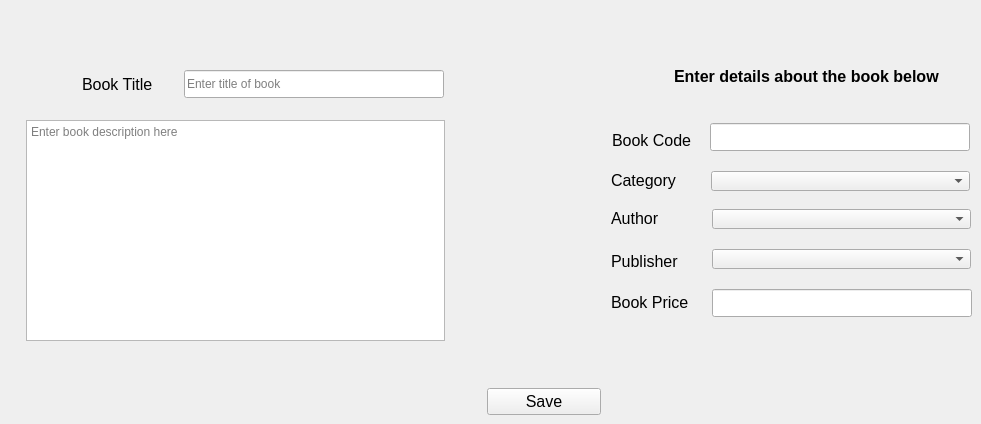
      <widget class="QWidget" name="tab_2">
       <attribute name="title">
        <string>Add New Book</string>
       </attribute>
       <widget class="QLineEdit" name="bookTitle_LEdit">
        <property name="geometry">
         <rect>
          <x>184</x>
          <y>70</y>
          <width>260</width>
          <height>28</height>
         </rect>
        </property>
        <property name="text">
         <string/>
        </property>
        <property name="placeholderText">
         <string>Enter title of book</string>
        </property>
       </widget>
       <widget class="QPushButton" name="save_NewBook">
        <property name="geometry">
         <rect>
          <x>487</x>
          <y>388</y>
          <width>114</width>
          <height>27</height>
         </rect>
        </property>
        <property name="font">
         <font>
          <family>Segoe UI</family>
          <pointsize>12</pointsize>
         </font>
        </property>
        <property name="text">
         <string>Save</string>
        </property>
       </widget>
       <widget class="QLabel" name="label_3">
        <property name="geometry">
         <rect>
          <x>82</x>
          <y>73</y>
          <width>94</width>
          <height>23</height>
         </rect>
        </property>
        <property name="font">
         <font>
          <family>Segoe UI</family>
          <pointsize>12</pointsize>
         </font>
        </property>
        <property name="text">
         <string>Book Title</string>
        </property>
       </widget>
       <widget class="QLabel" name="label_4">
        <property name="geometry">
         <rect>
          <x>612</x>
          <y>129</y>
          <width>94</width>
          <height>23</height>
         </rect>
        </property>
        <property name="font">
         <font>
          <family>Segoe UI</family>
          <pointsize>12</pointsize>
         </font>
        </property>
        <property name="text">
         <string>Book Code</string>
        </property>
       </widget>
       <widget class="QLabel" name="label_5">
        <property name="geometry">
         <rect>
          <x>611</x>
          <y>291</y>
          <width>94</width>
          <height>23</height>
         </rect>
        </property>
        <property name="font">
         <font>
          <family>Segoe UI</family>
          <pointsize>12</pointsize>
         </font>
        </property>
        <property name="text">
         <string>Book Price</string>
        </property>
       </widget>
       <widget class="QComboBox" name="categ_comboBox">
        <property name="geometry">
         <rect>
          <x>711</x>
          <y>171</y>
          <width>259</width>
          <height>20</height>
         </rect>
        </property>
        <property name="styleSheet">
         <string notr="true"/>
        </property>
        <property name="currentText">
         <string/>
        </property>
       </widget>
       <widget class="QLineEdit" name="bookCode_LEdit">
        <property name="geometry">
         <rect>
          <x>710</x>
          <y>123</y>
          <width>260</width>
          <height>28</height>
         </rect>
        </property>
       </widget>
       <widget class="QLineEdit" name="price_LEdit">
        <property name="geometry">
         <rect>
          <x>712</x>
          <y>289</y>
          <width>260</width>
          <height>28</height>
         </rect>
        </property>
       </widget>
       <widget class="QComboBox" name="author_comboBox">
        <property name="geometry">
         <rect>
          <x>712</x>
          <y>209</y>
          <width>259</width>
          <height>20</height>
         </rect>
        </property>
        <property name="styleSheet">
         <string notr="true"/>
        </property>
       </widget>
       <widget class="QComboBox" name="pub_comboBox">
        <property name="geometry">
         <rect>
          <x>712</x>
          <y>249</y>
          <width>259</width>
          <height>20</height>
         </rect>
        </property>
        <property name="styleSheet">
         <string notr="true"/>
        </property>
       </widget>
       <widget class="QLabel" name="label_6">
        <property name="geometry">
         <rect>
          <x>611</x>
          <y>250</y>
          <width>94</width>
          <height>23</height>
         </rect>
        </property>
        <property name="font">
         <font>
          <family>Segoe UI</family>
          <pointsize>12</pointsize>
         </font>
        </property>
        <property name="text">
         <string>Publisher</string>
        </property>
       </widget>
       <widget class="QLabel" name="label_7">
        <property name="geometry">
         <rect>
          <x>611</x>
          <y>207</y>
          <width>94</width>
          <height>23</height>
         </rect>
        </property>
        <property name="font">
         <font>
          <family>Segoe UI</family>
          <pointsize>12</pointsize>
         </font>
        </property>
        <property name="text">
         <string>Author</string>
        </property>
       </widget>
       <widget class="QLabel" name="label_8">
        <property name="geometry">
         <rect>
          <x>611</x>
          <y>169</y>
          <width>94</width>
          <height>23</height>
         </rect>
        </property>
        <property name="font">
         <font>
          <family>Segoe UI</family>
          <pointsize>12</pointsize>
         </font>
        </property>
        <property name="text">
         <string>Category</string>
        </property>
       </widget>
       <widget class="QLabel" name="label_9">
        <property name="geometry">
         <rect>
          <x>674</x>
          <y>66</y>
          <width>285</width>
          <height>20</height>
         </rect>
        </property>
        <property name="font">
         <font>
          <family>Segoe UI</family>
          <pointsize>12</pointsize>
          <weight>75</weight>
          <bold>true</bold>
         </font>
        </property>
        <property name="text">
         <string>Enter details about the book below</string>
        </property>
       </widget>
       <widget class="QTextEdit" name="textEdit">
        <property name="geometry">
         <rect>
          <x>26</x>
          <y>120</y>
          <width>419</width>
          <height>221</height>
         </rect>
        </property>
        <property name="placeholderText">
         <string>Enter book description here</string>
        </property>
       </widget>
      </widget>
